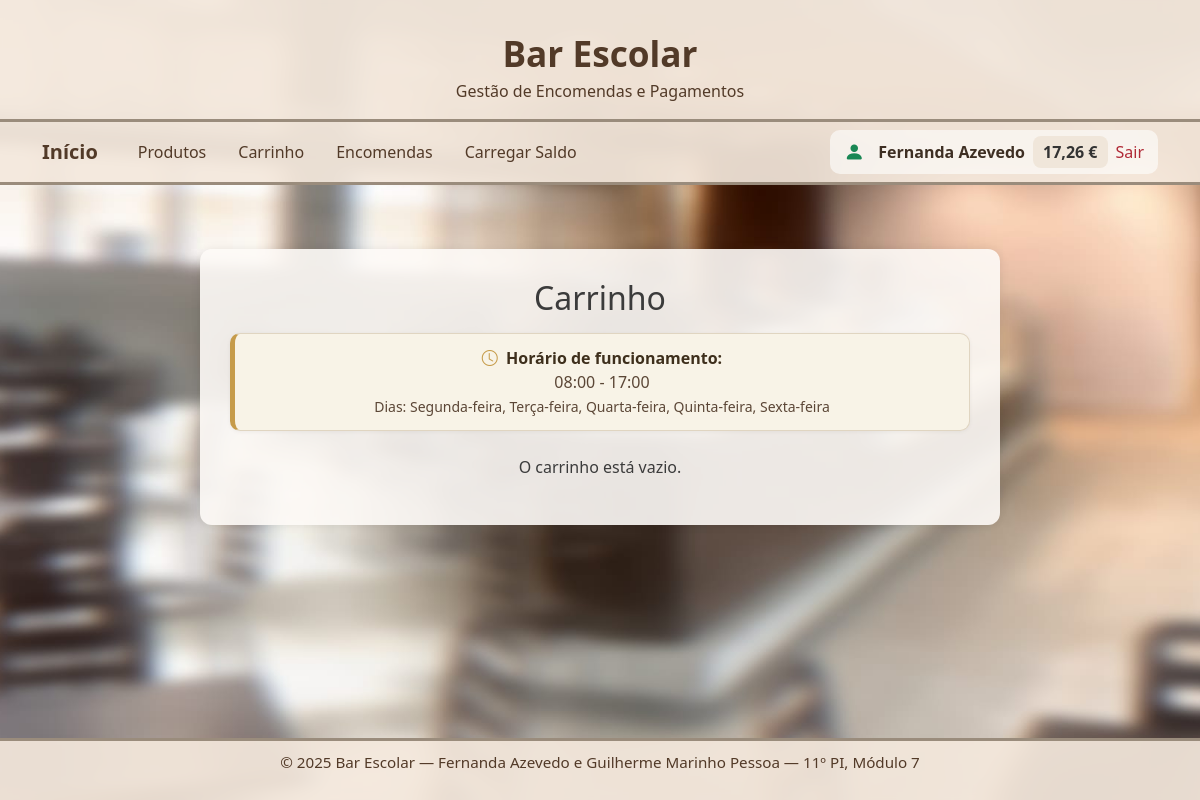
The app's page /encomendas/carrinho/ (signed in) with its own data.
### app_encomenda/models.py (models this page shows, shortened)
class Utilizador(models.Model):
    TIPOS=[('aluno','Aluno'),('professor','Professor'),('funcionario','Funcionário')]
    nome=models.CharField(max_length=100, unique=True)
    email=models.EmailField(unique=True)
    tipo=models.CharField(max_length=20, choices=TIPOS)
    saldo=models.DecimalField(max_digits=8, decimal_places=2, default=0)
    password=models.CharField(max_length=128)

class ConfiguracaoHorario(models.Model):
    DIAS_SEMANA = [
        (0, 'Segunda-feira'),
        (1, 'Terça-feira'),
        (2, 'Quarta-feira'),
        (3, 'Quinta-feira'),
        (4, 'Sexta-feira'),
        (5, 'Sábado'),
        (6, 'Domingo'),
    ]
    dias_funcionamento = models.JSONField(default=list, blank=True)
    hora_inicio = models.TimeField(default='08:00')
    hora_fim = models.TimeField(default='17:00')
    class Meta:
        verbose_name = "Configuração de Horário"
        verbose_name_plural = "Configurações de Horário"

### app_encomenda/views.py (the view)
# urls.py: path('carrinho/', views.ver_carrinho, name='ver_carrinho'),
def ver_carrinho(request):
    carrinho = request.session.get('carrinho', {})
    itens = []
    total = Decimal('0.00')
    utilizador = None
    if 'utilizador_id' in request.session:
        utilizador = get_object_or_404(Utilizador, id=request.session['utilizador_id'])
    for produto_id, quantidade in carrinho.items():
        produto = get_object_or_404(Produto, id=int(produto_id))
        subtotal = produto.preco * quantidade
        itens.append({'produto': produto, 'quantidade': quantidade, 'subtotal': subtotal})
        total += subtotal
    agora = timezone.localtime(timezone.now())
    config = ConfiguracaoHorario.objects.first()
    dias_semana = ['Segunda-feira', 'Terça-feira', 'Quarta-feira', 'Quinta-feira', 'Sexta-feira', 'Sábado', 'Domingo']
    dias_funcionamento = []
    if config:
        dias_funcionamento = [dias_semana[d] for d in config.dias_funcionamento]
    return render(request, 'app_encomenda/carrinho.html', {
        'itens': itens,
        'total': total,
        'utilizador': utilizador,
        'agora': timezone.localtime(),
        'config': config,
        'dias_funcionamento': dias_funcionamento,
})

### app_encomenda/context_processors.py (called while the page is built)
def utilizador_context(request):
    if 'utilizador_id' in request.session:
        try:
            utilizador = Utilizador.objects.get(id=request.session['utilizador_id'])
            return {'utilizador': utilizador}
        except Utilizador.DoesNotExist:
            pass
    return {'utilizador': None}

### app_encomenda/templates/app_encomenda/carrinho.html (shortened to what this page needs)
{% extends "personal_page/base.html" %}
{% block content %}
<div class="carrinho-container">
    <h2 class="mb-3 text-center">Carrinho</h2>
            {% if config %}
        {% if config %}
            <div class="horario-funcionamento mt-2 mb-4 text-center">
                <strong><i class="bi bi-clock"></i> Horário de funcionamento:</strong><br>
                {{ config.hora_inicio|time:"H:i" }} - {{ config.hora_fim|time:"H:i" }}<br>
                <small>Dias: {{ dias_funcionamento|join:", " }}</small>
            </div>
{% endif %}
            {% endif %}
    {% if itens %}
        <table class="tabela-produtos table table-striped">
            <thead>
                <tr>
                    <th>Produto</th>
                    <th>Qtd</th>
                    <th>Subtotal</th>
                    <th></th>
                </tr>
            </thead>
            <tbody>
                {% for i in itens %}
                    <tr>
                        <td>{{ i.produto.nome }}</td>
                        <td>
                            <a href="{% url 'alterar_qtd' i.produto.id 'menos' %}" class="btn btn-danger btn-sm">-</a>
                            <span class="mx-2">{{ i.quantidade }}</span>
                            <a href="{% url 'alterar_qtd' i.produto.id 'mais' %}" class="btn btn-success btn-sm">+</a>
                        </td>
                        <td>{{ i.subtotal }} €</td>
                        <td>
                            <a class="btn btn-danger btn-sm" href="{% url 'remover_item' i.produto.id %}">Remover</a>
                        </td>
                    </tr>
                {% endfor %}
            </tbody>
        </table>
        <p class="text-end mt-3">
            <strong>Total: {{ total }} €</strong>
        </p>
        <form method="post" action="{% url 'finalizar_encomenda' %}" class="mt-3">
            {% csrf_token %}
            <div class="mb-3">
                <label for="levantamento_em">Data e hora do levantamento:</label>
                <input
                    type="datetime-local"
                    id="levantamento_em"
                    name="levantamento_em"
                    required
                    min="{{ agora|date:'Y-m-d\\TH:i' }}">
            </div>
            <div class="mb-3">
                <label for="metodo" class="form-label">Método de pagamento:</label>
                <select id="metodo" name="metodo" class="form-select" required>
                    <option value="cartao">Saldo</option>
                    <option value="multibanco">Multibanco</option>
                </select>
            </div>
            <div class="text-end">
                <button class="btn btn-success" type="submit">Finalizar Encomenda</button>
            </div>
        </form>
    {% else %}
        <p class="text-center">O carrinho está vazio.</p>
    {% endif %}
</div>
{% endblock %}

### personal_page/templates/personal_page/header.html (shortened to what this page needs)
<header class="site-header">
    <div class="container text-center">
        <h1 class="site-title">Bar Escolar</h1>
        <p class="site-subtitle">Gestão de Encomendas e Pagamentos</p>
    </div>
</header>
<nav class="navbar navbar-expand-lg site-navbar">
    <div class="container d-flex justify-content-between align-items-center">
        <ul class="navbar-nav flex-row gap-3 align-items-center">
            <li class="nav-item">
                <a class="navbar-brand" href="{% url 'home' %}">Início</a>
            </li>
            <li class="nav-item">
                <a class="nav-link" href="{% url 'produtos' %}">Produtos</a>
            </li>
            <li class="nav-item">
                <a class="nav-link" href="{% url 'ver_carrinho' %}">Carrinho</a>
            </li>
            <li class="nav-item">
                <a class="nav-link" href="{% url 'encomendas' %}">Encomendas</a>
            </li>
            <li class="nav-item">
                <a class="nav-link" href="{% url 'carregar_saldo' %}">Carregar Saldo</a>
            </li>
        </ul>
        {% if utilizador %}
            <div class="user-info d-flex align-items-center gap-2">
                {% if utilizador.tipo == 'funcionario' %}
                    <i class="bi bi-gear-fill text-secondary fs-5" title="Funcionário"></i>
                {% elif utilizador.tipo == 'professor' %}
                    <i class="bi bi-mortarboard-fill text-primary fs-5" title="Professor"></i>
                {% elif utilizador.tipo == 'aluno' %}
                    <i class="bi bi-person-fill text-success fs-5" title="Aluno"></i>
                {% endif %}
                <span class="fw-semibold">{{ utilizador.nome }}</span>
                <span class="user-saldo">{{ utilizador.saldo|floatformat:2 }} €</span>
                <a class="nav-link sair" href="{% url 'logout' %}">Sair</a>
            </div>
        {% else %}
            <div>
                <a class="nav-link entrar" href="{% url 'login' %}">Login</a>
            </div>
        {% endif %}
    </div>
</nav>

### static/assets/css/main.css (style rules this page uses)
html, body { height: 100%; margin: 0; padding: 0; }
body { display: flex; flex-direction: column; min-height: 100vh; color: #3b3b3b; font-family: "Segoe UI", Roboto, Arial, sans-serif; background: none !important; }
.site-header, .site-navbar, .site-footer { background: rgba(243, 232, 220, 0.92); backdrop-filter: blur(3px); }
body.fundo-padrao { background: url("/static/assets/img/Fundo_Padrao.jpg") no-repeat center center fixed !important; background-size: cover !important; }
body.fundo-padrao { background: url("/static/assets/img/Fundo_Padrao.jpg") no-repeat center center fixed; background-size: cover; }
header, nav, main, footer { position: relative; z-index: 1; }
.site-header { color: #523a28; text-align: center; padding: 2rem 0 1rem; border-bottom: 3px solid #9a8c7c; }
.site-title { font-weight: 700; font-size: 2.2rem; margin: 0 0 0.3rem; }
.site-subtitle { margin: 0; font-weight: 500; }
.site-navbar { border-bottom: 3px solid #9a8c7c; padding: 0.5rem 0; }
.navbar-brand { font-weight: 700; color: #523a28 !important; text-decoration: none; }
.navbar-nav .nav-link { color: #523a28 !important; font-weight: 500; padding: 0.5rem 1rem; border-radius: 6px; transition: background 0.2s; }
.carrinho-container { max-width: 800px; margin: 40px auto; background: rgba(253, 250, 247, 0.9); border-radius: 12px; padding: 30px; box-shadow: 0 0 10px rgba(0, 0, 0, 0.08); }
.user-info { display: flex; align-items: center; gap: 12px; background: rgba(255, 255, 255, 0.6); padding: 6px 14px; border-radius: 10px; font-weight: 600; color: #3e2f23; }
.user-saldo { background: #f0e6da; padding: 4px 10px; border-radius: 8px; font-weight: 600; color: #3e2f23; }
.horario-funcionamento { background-color: #f8f3e7; border: 1px solid #e0d5c1; border-left: 5px solid #c69b4a; border-radius: 10px; padding: 12px 16px; margin-bottom: 20px; text-align: center; color: #5b4636; box-shadow: 0 1px 4px rgba(0, 0, 0, 0.05); }
.horario-funcionamento strong { color: #3e2f1c; }
.horario-funcionamento i { color: #c69b4a; margin-right: 4px; }
.user-info i { vertical-align: middle; margin-right: 6px; }
.user-saldo { font-size: 1rem; color: #333; }
.nav-link.sair { color: #b02a37; font-weight: 500; }

### records on screen
Utilizador: nome "Fernanda Azevedo", saldo "17,26"
ConfiguracaoHorario: hora_inicio "08:00", hora_fim "17:00"

### other values on screen
{{ dias_funcionamento|join:", " }} "Segunda-feira, Terça-feira, Quarta-feira, Quinta-feira, Sexta-feira"
